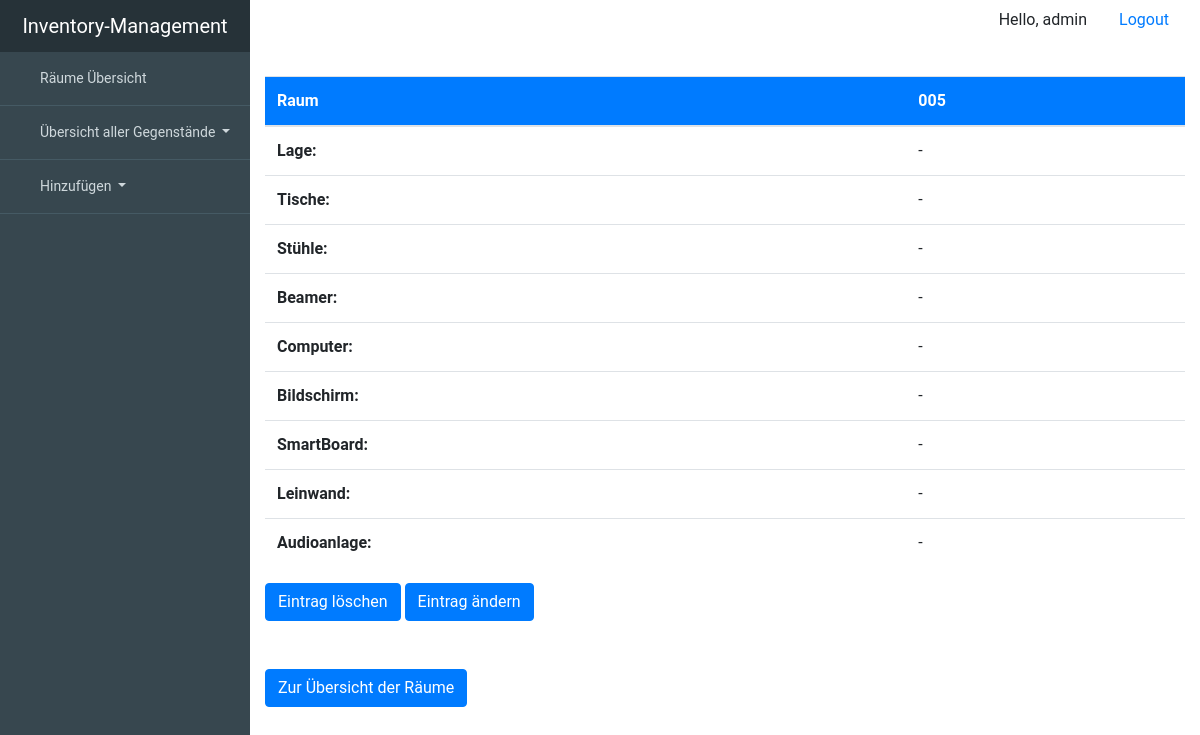
/room/005/ (signed in), run on an earlier commit of the app's database.
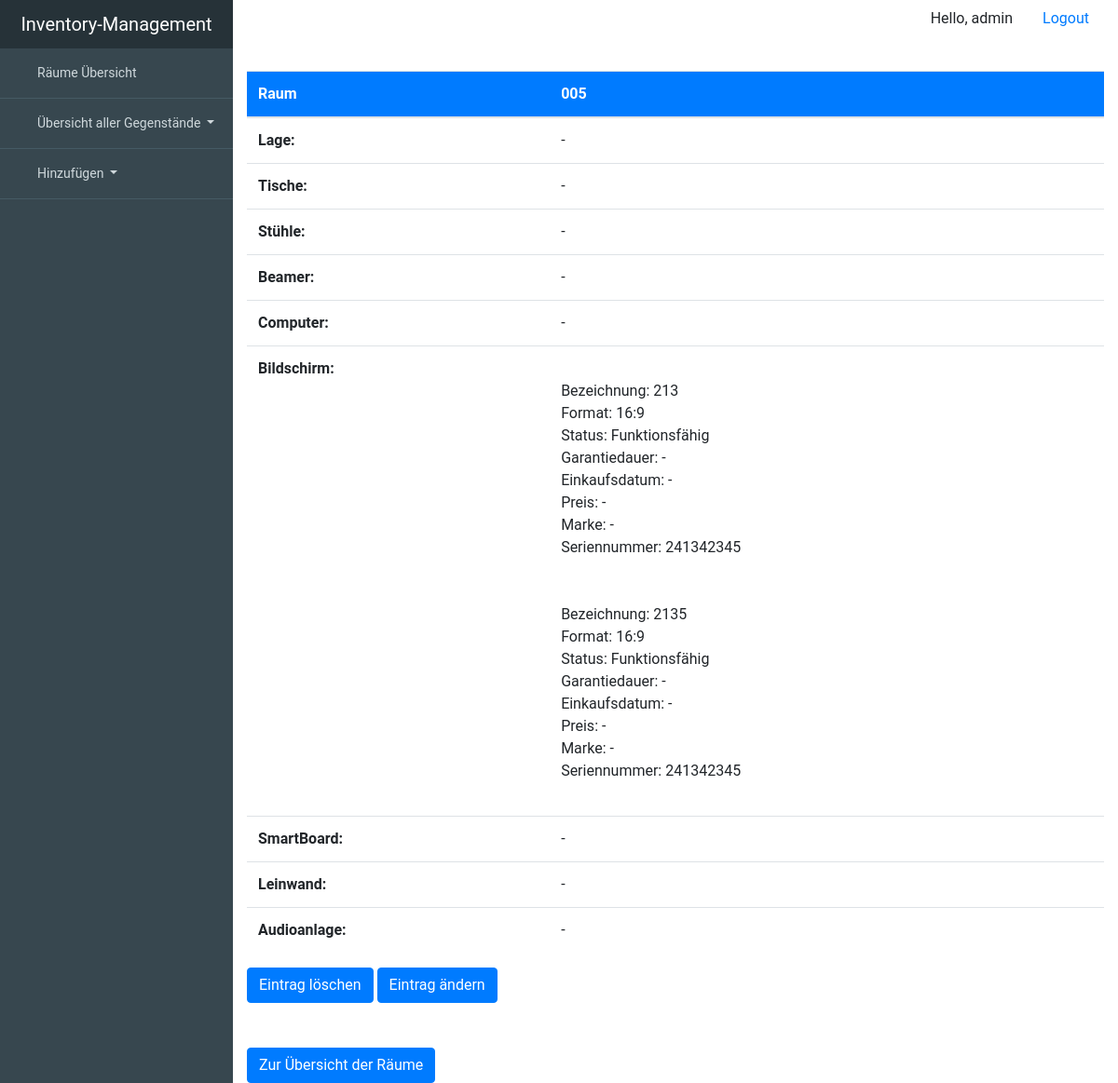
And on a later commit of the database.
### inventory_managementsentials/models.py (models this page shows, shortened)
class Device(models.Model):
    room = models.ForeignKey('Room', null=True, blank=True, on_delete=models.SET_NULL)
    description = models.CharField(max_length=99, unique=True, primary_key=True)
    working = 'working'
    broken = 'broken'
    status_choice = [(working, "working"), (broken, "broken")]
    status = models.CharField(choices=status_choice, max_length=7, blank=True, null=True)
    serialnumber = models.CharField(max_length=99, blank=True, null=True)
    warranty_period = models.IntegerField(blank=True, null=True)
    date_of_purchase = models.DateTimeField(blank=True, null=True)
    price = models.IntegerField(blank=True, null=True)
    brand = models.ForeignKey(Brand, on_delete=models.SET_NULL, blank=True, null=True)
    class Meta:
        abstract = True

class Screen(Device):
    format43 = '4:3'
    format169 = '16:9'
    format1610 = '16:10'
    format219 = '21:9'
    screen_format_choice = [(format43, '4:3'), (format169, '16:9'), (format1610, '16:10'),
                            (format219, '21:9')]
    screen_format = models.CharField(choices=screen_format_choice, max_length=5, blank=True, null=True)
    class Meta:
        verbose_name = "Screen"
        verbose_name_plural = "Screens"

### inventory_managementsentials/views.py (the view)
# urls.py: url(r'^room/(?P<pk>.+)/$', views.RoomDetailView.as_view(), name='room'),
class RoomDetailView(LoginRequiredMixin, generic.DetailView):
    login_url = 'inventory_managementsentials:login'
    template_name = 'inventory_managementsentials/room_detail.html'
    model = Room

### inventory_managementsentials/templates/inventory_managementsentials/room_detail.html (shortened to what the changed rows need)
{% extends "inventory_managementsentials/base.html" %}
{% block content %}
    <table class="table table-hover" style="margin-top: 20px ">
        <thead style="background-color: #007bff; color: #ffffff">
        <tr>
            <th scope="col">Raum</th>
            <th scope="col">{{ object.description }}</th>
        </tr>
        </thead>
        <tbody>
        <tr>
            <th scope="row">Lage:</th>
        </tr>
        <tr>
            <th scope="row>">Tische:</th>
        </tr>
        <tr>
            <th scope="row>">Stühle:</th>
        </tr>
        <tr>
        <th scope="row">Beamer:</th>
        </tr>
        <tr>
            <th scope="row">Computer:</th>
        </tr>
        <tr>
            <th scope="row">Bildschirm:</th>
            <td>
                {% if object.screen_set.all%}
                    {% for screen in object.screen_set.all %}
                        <br>
                        Bezeichnung: {{ screen.description}}<br>
                        Format: {{ screen.screen_format|default_if_none:'-' }}<br>
                        Status:
                            {% if screen.status == 'working' %}
                                Funktionsfähig
                            {% elif screen.status == 'broken' %}
                                Defekt
                            {% else %}
                                -
                            {% endif %}
                        <br>
                        Garantiedauer:
                        {% if screen.warranty_period %}
                            {{ screen.warranty_period }} Jahre
                        {% else %}
                            -
                        {% endif %}
                        <br>
                        Einkaufsdatum: {{ screen.date_of_purchase|default_if_none:'-' }}<br>
                        Preis:
                        {% if screen.price %}
                            {{ screen.price}}€
                        {% else %}
                            -
                        {% endif %}
                        <br>
                        Marke: {{ screen.brand|default_if_none:'-'}}<br>
                        Seriennummer: {{ screen.serialnumber|default_if_none:'-'}}<br>
                        <br>
                {% endfor %}
            {% else %}
            -
            {% endif %}
            </td>
        </tr>
        <tr>
            <th scope="row">SmartBoard:</th>
        </tr>
        <tr>
            <th scope="row">Leinwand:</th>
        </tr>
        <tr>
            <th scope="row">Audioanlage:</th>
        </tr>
        </tbody>
    </table>
    <br>
    <br>
{% endblock %}

What changed in the data, as far as the page shows it:
added Screen: description "213", screen_format "16:9", status "Funktionsfähig", date_of_purchase "-", brand "-", serialnumber "241342345"
added Screen: description "2135", screen_format "16:9", status "Funktionsfähig", date_of_purchase "-", brand "-", serialnumber "241342345"
